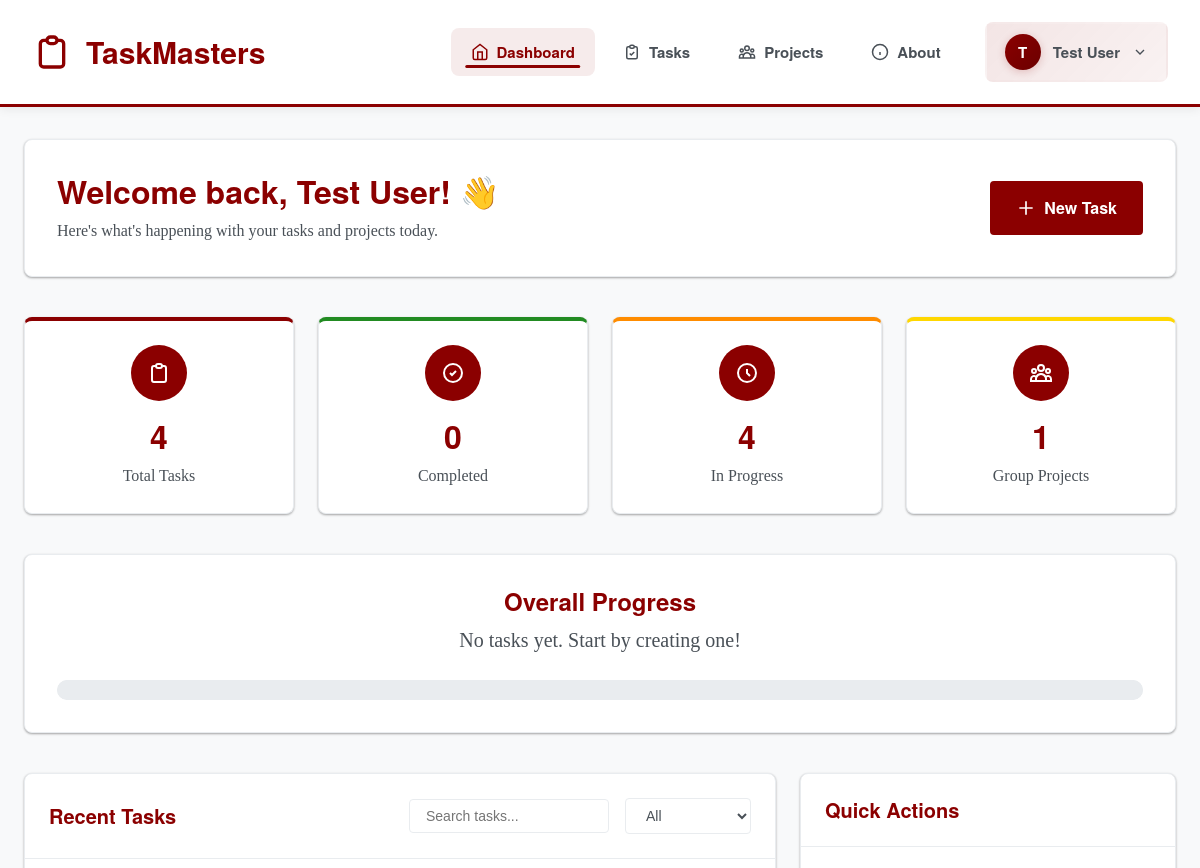
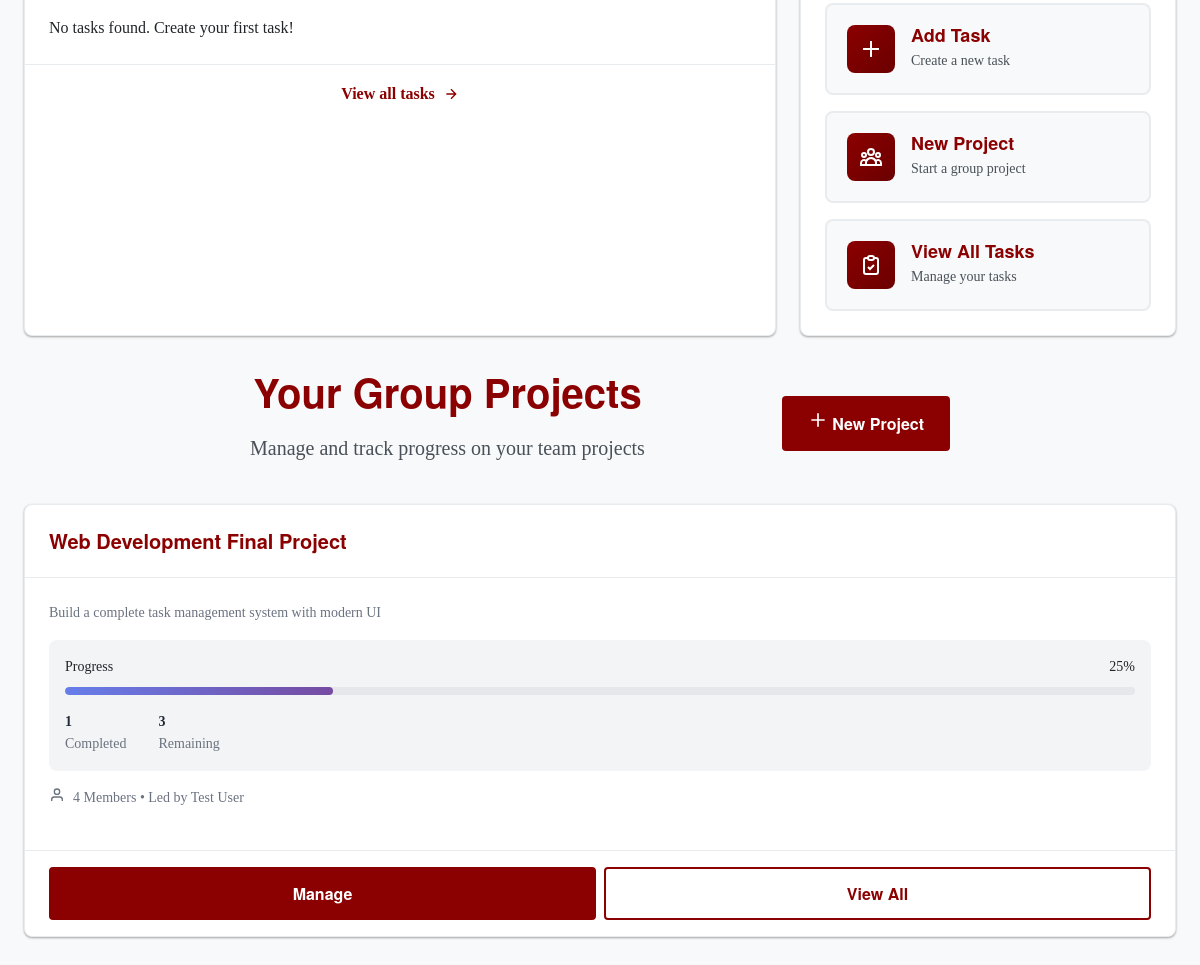
The app's page /Dashboard.php (signed in) with its own data (2 pictures, top to bottom).
### tables this page shows
CREATE TABLE `group_projects` (
  `id` int(11) NOT NULL AUTO_INCREMENT,
  `project_name` varchar(200) NOT NULL,
  `leader_name` varchar(100) NOT NULL,
  `num_members` int(11) NOT NULL,
  `description` text DEFAULT NULL,
  `created_by` int(11) NOT NULL,
  `status` enum('planning','in-progress','completed') DEFAULT 'planning',
  `created_at` timestamp NOT NULL DEFAULT current_timestamp(),
  `updated_at` timestamp NOT NULL DEFAULT current_timestamp() ON UPDATE current_timestamp(),
  PRIMARY KEY (`id`),
  KEY `idx_created_by` (`created_by`),
  KEY `idx_status` (`status`),
  CONSTRAINT `group_projects_ibfk_1` FOREIGN KEY (`created_by`) REFERENCES `users` (`id`) ON DELETE CASCADE
);

### Dashboard.php (the view, shortened to what this page needs)
<?php
require_once 'config/DBconnection.php';
$userName = $_SESSION['user_name'] ?? 'Student';
$userId = $_SESSION['user_id'];
$taskStats = ['total' => 0, 'completed' => 0, 'pending' => 0];
$check = $conn->query("SHOW TABLES LIKE 'tasks'");
if ($check && $check->num_rows > 0) {
  $stmt = $conn->prepare("SELECT COUNT(*) as total FROM tasks WHERE user_id = ?");
  $stmt->bind_param("i", $userId);
  $stmt->execute();
  $taskResult = $stmt->get_result();
  $f = $taskResult->fetch_assoc();
  if ($f) {
    $taskStats['total'] = (int) ($f['total'] ?? 0);
  }
  $taskStats['completed'] = 0;
  $taskStats['pending'] = $taskStats['total'];
}
$projectStats = ['total_projects' => 0];
$groupProjects = [];
try {
    $stmt = $conn->prepare("SHOW TABLES LIKE 'group_projects'");
    $stmt->execute();
    $result = $stmt->get_result();
    if ($result->num_rows > 0) {
        $stmt = $conn->prepare("SELECT COUNT(*) as total_projects FROM group_projects WHERE created_by = ?");
        $stmt->bind_param("i", $userId);
        if ($stmt->execute()) {
            $projectResult = $stmt->get_result();
            $projectStats = $projectResult->fetch_assoc();
        }
        $stmt = $conn->prepare("SELECT * FROM group_projects WHERE created_by = ? ORDER BY created_at DESC LIMIT 3");
        $stmt->bind_param("i", $userId);
        $stmt->execute();
        $result = $stmt->get_result();
        $groupProjects = $result->fetch_all(MYSQLI_ASSOC);
    }
} catch (Exception $e) {
    $projectStats = ['total_projects' => 0];
    $groupProjects = [];
}
?>
<!DOCTYPE html>
<html lang="en">
<head>
  <link rel="stylesheet" href="assets/css/global.css">
  <link rel="stylesheet" href="assets/css/Styles.css">
  <link rel="stylesheet" href="assets/css/navbar.css">
  <link rel="stylesheet" href="assets/css/dashboard.css">
</head>
<body>
  <nav class="navbar">
    <div class="navbar-container">
      <a href="Dashboard.php" class="navbar-brand">
        <svg width="40" height="40" viewBox="0 0 24 24" fill="none" stroke="currentColor" stroke-width="2">
          <path d="M9 5H7a2 2 0 00-2 2v12a2 2 0 002 2h10a2 2 0 002-2V7a2 2 0 00-2-2h-2M9 5a2 2 0 002 2h2a2 2 0 002-2M9 5a2 2 0 012-2h2a2 2 0 012 2"/>
        </svg>
        TaskMasters
      </a>
      <ul class="navbar-menu" id="navbarMenu">
        <li><a href="Dashboard.php" class="active">
          <svg width="18" height="18" viewBox="0 0 24 24" fill="none" stroke="currentColor" stroke-width="2">
            <path d="M3 9l9-7 9 7v11a2 2 0 01-2 2H5a2 2 0 01-2-2z"/>
            <path d="M9 22V12h6v10"/>
          </svg>
          Dashboard
        </a></li>
        <li><a href="task-manager.php">
          <svg width="18" height="18" viewBox="0 0 24 24" fill="none" stroke="currentColor" stroke-width="2">
            <path d="M9 5H7a2 2 0 00-2 2v12a2 2 0 002 2h10a2 2 0 002-2V7a2 2 0 00-2-2h-2M9 5a2 2 0 002 2h2a2 2 0 002-2M9 5a2 2 0 012-2h2a2 2 0 012 2m-6 9l2 2 4-4"/>
          </svg>
          Tasks
        </a></li>
        <li><a href="group_project.php">
          Projects
        </a></li>
        <li><a href="about.php">
          <svg width="18" height="18" viewBox="0 0 24 24" fill="none" stroke="currentColor" stroke-width="2">
            <circle cx="12" cy="12" r="10"/>
            <path d="M12 16v-4M12 8h.01"/>
          </svg>
          About
        </a></li>
        <li>
          <div class="user-dropdown" id="userDropdown">
            <button class="user-button" onclick="toggleUserDropdown()">
              <div class="user-avatar"><?php echo strtoupper(substr($userName, 0, 1)); ?></div>
              <span><?php echo htmlspecialchars($userName); ?></span>
              <svg width="16" height="16" viewBox="0 0 24 24" fill="none" stroke="currentColor" stroke-width="2">
                <path d="M6 9l6 6 6-6"/>
              </svg>
            </button>
          </div>
        </li>
      </ul>
    </div>
  </nav>
  <main class="dashboard-main">
    <div class="container">
      <div class="dashboard-header">
        <div>
          <h1>Welcome back, <?php echo htmlspecialchars($userName); ?>! 👋</h1>
          <p>Here's what's happening with your tasks and projects today.</p>
        </div>
        <div class="header-actions">
          <a href="task-manager.php" class="btn btn-primary">
            <svg width="20" height="20" viewBox="0 0 24 24" fill="none" stroke="currentColor" stroke-width="2">
              <path d="M12 4v16m8-8H4"/>
            </svg>
            New Task
          </a>
        </div>
      </div>
      <div class="stats-grid">
        <div class="stat-card stat-primary">
          <div class="stat-icon">
            <svg width="32" height="32" viewBox="0 0 24 24" fill="none" stroke="currentColor" stroke-width="2">
              <path d="M9 5H7a2 2 0 00-2 2v12a2 2 0 002 2h10a2 2 0 002-2V7a2 2 0 00-2-2h-2M9 5a2 2 0 002 2h2a2 2 0 002-2M9 5a2 2 0 012-2h2a2 2 0 012 2"/>
            </svg>
          </div>
          <div class="stat-content">
            <h3><?php echo $taskStats['total'] ?? 0; ?></h3>
            <p>Total Tasks</p>
          </div>
        </div>
        <div class="stat-card stat-success">
          <div class="stat-icon">
            <svg width="32" height="32" viewBox="0 0 24 24" fill="none" stroke="currentColor" stroke-width="2">
              <path d="M9 12l2 2 4-4m6 2a9 9 0 11-18 0 9 9 0 0118 0z"/>
            </svg>
          </div>
          <div class="stat-content">
            <h3><?php echo $taskStats['completed'] ?? 0; ?></h3>
            <p>Completed</p>
          </div>
        </div>
        <div class="stat-card stat-warning">
          <div class="stat-icon">
            <svg width="32" height="32" viewBox="0 0 24 24" fill="none" stroke="currentColor" stroke-width="2">
              <path d="M12 8v4l3 3m6-3a9 9 0 11-18 0 9 9 0 0118 0z"/>
            </svg>
          </div>
          <div class="stat-content">
            <h3><?php echo $taskStats['pending'] ?? 0; ?></h3>
            <p>In Progress</p>
          </div>
        </div>
        <div class="stat-card stat-secondary">
          <div class="stat-icon">
          </div>
          <div class="stat-content">
            <h3><?php echo $projectStats['total_projects'] ?? 0; ?></h3>
            <p>Group Projects</p>
          </div>
        </div>
      </div>
      <div class="progress-section">
        <div class="section-header">
          <h2>Overall Progress</h2>
          <p id="progressText">Loading...</p>
        </div>
        <div class="progress-bar-wrapper">
          <div class="progress-bar">
          </div>
        </div>
      </div>
      <div class="dashboard-grid">
        <div class="dashboard-card">
          <div class="card-header">
            <h3>Recent Tasks</h3>
            <div class="task-controls">
              <input type="search" id="taskSearch" placeholder="Search tasks..." class="search-input">
              <select id="taskFilter" class="filter-select">
                <option value="all">All</option>
              </select>
            </div>
          </div>
          <div class="card-body">
            <ul id="dashboardTasks" class="task-list">
            </ul>
          </div>
          <div class="card-footer">
            <a href="task-manager.php" class="view-all-link">
              View all tasks
              <svg width="16" height="16" viewBox="0 0 24 24" fill="none" stroke="currentColor" stroke-width="2">
                <path d="M5 12h14M12 5l7 7-7 7"/>
              </svg>
            </a>
          </div>
        </div>
        <div class="dashboard-card">
          <div class="card-header">
            <h3>Quick Actions</h3>
          </div>
          <div class="card-body">
            <div class="quick-actions">
              <a href="task-manager.php" class="action-button">
                <div class="action-icon">
                  <svg width="24" height="24" viewBox="0 0 24 24" fill="none" stroke="currentColor" stroke-width="2">
                    <path d="M12 4v16m8-8H4"/>
                  </svg>
                </div>
                <div class="action-content">
                  <h4>Add Task</h4>
                  <p>Create a new task</p>
                </div>
              </a>
              <a href="group_project.php" class="action-button">
                <div class="action-icon">
                </div>
                <div class="action-content">
                  <h4>New Project</h4>
                  <p>Start a group project</p>
                </div>
              </a>
              <a href="task-manager.php" class="action-button">
                <div class="action-icon">
                  <svg width="24" height="24" viewBox="0 0 24 24" fill="none" stroke="currentColor" stroke-width="2">
                    <path d="M9 5H7a2 2 0 00-2 2v12a2 2 0 002 2h10a2 2 0 002-2V7a2 2 0 00-2-2h-2M9 5a2 2 0 002 2h2a2 2 0 002-2M9 5a2 2 0 012-2h2a2 2 0 012 2m-6 9l2 2 4-4"/>
                  </svg>
                </div>
                <div class="action-content">
                  <h4>View All Tasks</h4>
                  <p>Manage your tasks</p>
                </div>
              </a>
            </div>
          </div>
        </div>
      </div>
      <div class="group-projects-section" style="margin-top: 2rem;">
        <div class="section-header" style="display: flex; justify-content: space-between; align-items: center; margin-bottom: 1.5rem;">
          <div>
            <h2>Your Group Projects</h2>
            <p>Manage and track progress on your team projects</p>
          </div>
          <a href="group_project.php" class="btn btn-primary">
            <svg width="20" height="20" viewBox="0 0 24 24" fill="none" stroke="currentColor" stroke-width="2">
              <path d="M12 4v16m8-8H4"/>
            </svg>
            New Project
          </a>
        </div>
        <?php if (!empty($groupProjects)): ?>
          <div class="projects-grid" style="display: grid; grid-template-columns: repeat(auto-fit, minmax(300px, 1fr)); gap: 1.5rem;">
            <?php foreach ($groupProjects as $project): ?>
              <?php
                $projectId = $project['id'];
                $stmt = $conn->prepare("SELECT COUNT(*) as total, SUM(CASE WHEN status = 'completed' THEN 1 ELSE 0 END) as completed FROM group_tasks WHERE project_id = ?");
                $stmt->bind_param("i", $projectId);
                $stmt->execute();
                $taskStats = $stmt->get_result()->fetch_assoc();
                $totalTasks = $taskStats['total'] ?? 0;
                $completedTasks = $taskStats['completed'] ?? 0;
                $progressPercent = $totalTasks > 0 ? round(($completedTasks / $totalTasks) * 100) : 0;
              ?>
              <div class="dashboard-card project-card">
                <div class="card-header">
                  <h3 style="margin: 0;"><?= htmlspecialchars($project['project_name']) ?></h3>
                </div>
                <div class="card-body">
                  <?php if (!empty($project['description'])): ?>
                    <p style="color: #6b7280; margin-bottom: 1rem; font-size: 0.875rem;">
                      <?= htmlspecialchars(substr($project['description'], 0, 80)) . (strlen($project['description']) > 80 ? '...' : '') ?>
                    </p>
                  <?php endif; ?>
                  <div style="background: #f3f4f6; border-radius: 8px; padding: 1rem; margin-bottom: 1rem;">
                    <div style="display: flex; justify-content: space-between; margin-bottom: 0.5rem; font-size: 0.875rem; font-weight: 500;">
                      <span>Progress</span>
                      <span><?= $progressPercent ?>%</span>
                    </div>
                    <div style="width: 100%; height: 8px; background: #e5e7eb; border-radius: 999px; overflow: hidden;">
                      <div style="width: <?= $progressPercent ?>%; height: 100%; background: linear-gradient(90deg, #667eea, #764ba2); border-radius: 999px; transition: width 0.3s ease;"></div>
                    </div>
                    <div style="display: flex; gap: 2rem; margin-top: 1rem; font-size: 0.875rem; color: #6b7280;">
                      <div>
                        <div style="font-weight: 600; color: #1f2937;"><?= $completedTasks ?></div>
                        <div>Completed</div>
                      </div>
                      <div>
                        <div style="font-weight: 600; color: #1f2937;"><?= $totalTasks - $completedTasks ?></div>
                        <div>Remaining</div>
                      </div>
                    </div>
                  </div>
                  <div style="display: flex; gap: 0.5rem; font-size: 0.875rem; color: #6b7280; margin-bottom: 1rem;">
                    <svg width="16" height="16" viewBox="0 0 24 24" fill="none" stroke="currentColor" stroke-width="2">
                      <path d="M20 21v-2a4 4 0 00-4-4H8a4 4 0 00-4 4v2"/>
                      <circle cx="12" cy="7" r="4"/>
                    </svg>
                    <span><?= htmlspecialchars($project['num_members']) ?> Members • Led by <?= htmlspecialchars($project['leader_name']) ?></span>
                  </div>
                </div>
                <div class="card-footer" style="display: flex; gap: 0.5rem;">
                  <a href="project_detail.php?id=<?= $project['id'] ?>" class="btn btn-small btn-primary" style="flex: 1; text-align: center; text-decoration: none;">
                    Manage
                  </a>
                  <a href="group_project.php" class="btn btn-small btn-secondary" style="flex: 1; text-align: center; text-decoration: none;">
                    View All
                  </a>
                </div>
              </div>
            <?php endforeach; ?>
          </div>
        <?php endif; ?>
      </div>
</body>
</html>

### records on screen
group_projects: project_name "Web Development Final Project", description "Build a complete task management system with modern UI", progressPercent "25", completedTasks "1", completedTasks "3", num_members "4", leader_name "Test User"

### other values on screen
substr($userName, 0, 1) "T"
$userName "Test User"
$taskStats['total'] "4"
$taskStats['completed'] "0"
$taskStats['pending'] "4"
$projectStats['total_projects'] "1"
